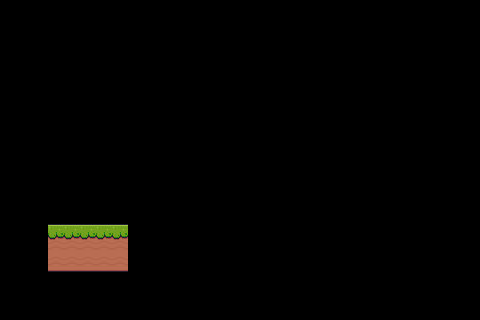

This game map was drawn from its Tiled (.tmx) file and the tilesets committed beside it. A one-line description and the full map source follow:
An orthogonal 30x20 tile map with 16x16 px tiles, 1 tile layer (level_1) and 1 object (PlayerAdventure).

<map version="1.10" tiledversion="1.11.2" orientation="orthogonal" renderorder="right-down" width="30" height="20" tilewidth="16" tileheight="16" infinite="0" nextlayerid="3" nextobjectid="5">
 <tileset firstgid="1" name="adventure11" tilewidth="16" tileheight="16" tilecount="242" columns="22">
  <image source="../../images/adventure/Terrain_16x16.png" width="352" height="176" />
 </tileset>
 <layer id="1" name="level_1" width="30" height="20">
  <data encoding="csv">
0,0,0,0,0,0,0,0,0,0,0,0,0,0,0,0,0,0,0,0,0,0,0,0,0,0,0,0,0,0,
0,0,0,0,0,0,0,0,0,0,0,0,0,0,0,0,0,0,0,0,0,0,0,0,0,0,0,0,0,0,
0,0,0,0,0,0,0,0,0,0,0,0,0,0,0,0,0,0,0,0,0,0,0,0,0,0,0,0,0,0,
0,0,0,0,0,0,0,0,0,0,0,0,0,0,0,0,0,0,0,0,0,0,0,0,0,0,0,0,0,0,
0,0,0,0,0,0,0,0,0,0,0,0,0,0,0,0,0,0,0,0,0,0,0,0,0,0,0,0,0,0,
0,0,0,0,0,0,0,0,0,0,0,0,0,0,0,0,0,0,0,0,0,0,0,0,0,0,0,0,0,0,
0,0,0,0,0,0,0,0,0,0,0,0,0,0,0,0,0,0,0,0,0,0,0,0,0,0,0,0,0,0,
0,0,0,0,0,0,0,0,0,0,0,0,0,0,0,0,0,0,0,0,0,0,0,0,0,0,0,0,0,0,
0,0,0,0,0,0,0,0,0,0,0,0,0,0,0,0,0,0,0,0,0,0,0,0,0,0,0,0,0,0,
0,0,0,0,0,0,0,0,0,0,0,0,0,0,0,0,0,0,0,0,0,0,0,0,0,0,0,0,0,0,
0,0,0,0,0,0,0,0,0,0,0,0,0,0,0,0,0,0,0,0,0,0,0,0,0,0,0,0,0,0,
0,0,0,0,0,0,0,0,0,0,0,0,0,0,0,0,0,0,0,0,0,0,0,0,0,0,0,0,0,0,
0,0,0,0,0,0,0,0,0,0,0,0,0,0,0,0,0,0,0,0,0,0,0,0,0,0,0,0,0,0,
0,0,0,0,0,0,0,0,0,0,0,0,0,0,0,0,0,0,0,0,0,0,0,0,0,0,0,0,0,0,
0,0,0,8,8,8,8,8,0,0,0,0,0,0,0,0,0,0,0,0,0,0,0,0,0,0,0,0,0,0,
0,0,0,30,30,30,30,30,0,0,0,0,0,0,0,0,0,0,0,0,0,0,0,0,0,0,0,0,0,0,
0,0,0,52,52,52,52,52,0,0,0,0,0,0,0,0,0,0,0,0,0,0,0,0,0,0,0,0,0,0,
0,0,0,0,0,0,0,0,0,0,0,0,0,0,0,0,0,0,0,0,0,0,0,0,0,0,0,0,0,0,
0,0,0,0,0,0,0,0,0,0,0,0,0,0,0,0,0,0,0,0,0,0,0,0,0,0,0,0,0,0,
0,0,0,0,0,0,0,0,0,0,0,0,0,0,0,0,0,0,0,0,0,0,0,0,0,0,0,0,0,0
</data>
 </layer>
 <objectgroup id="2" name="Spawnpoints">
  <object id="4" name="PlayerAdventure" type="PlayerAdventure" x="62.3173" y="205.782" width="24.2096" height="17.933" />
 </objectgroup>
</map>
